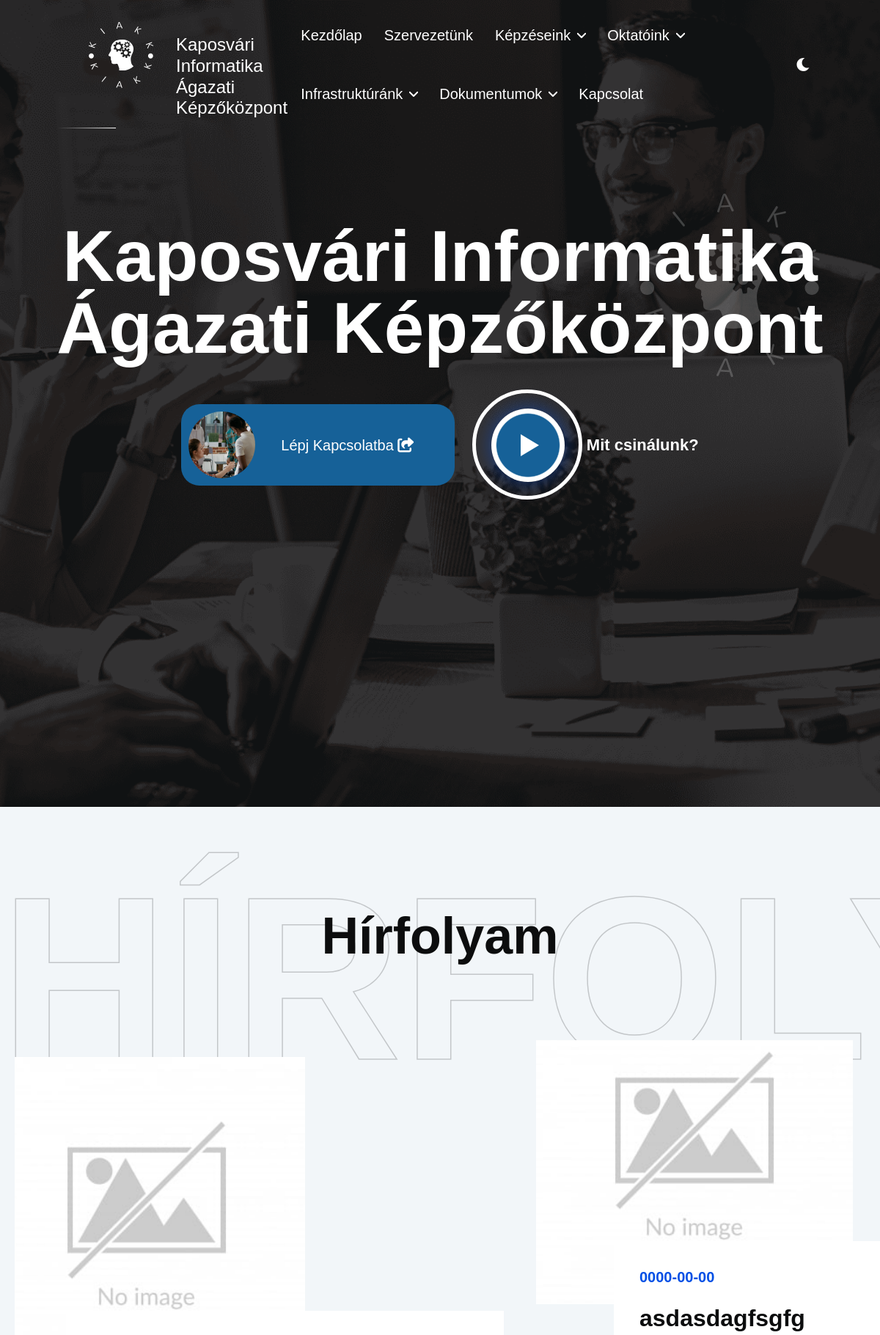
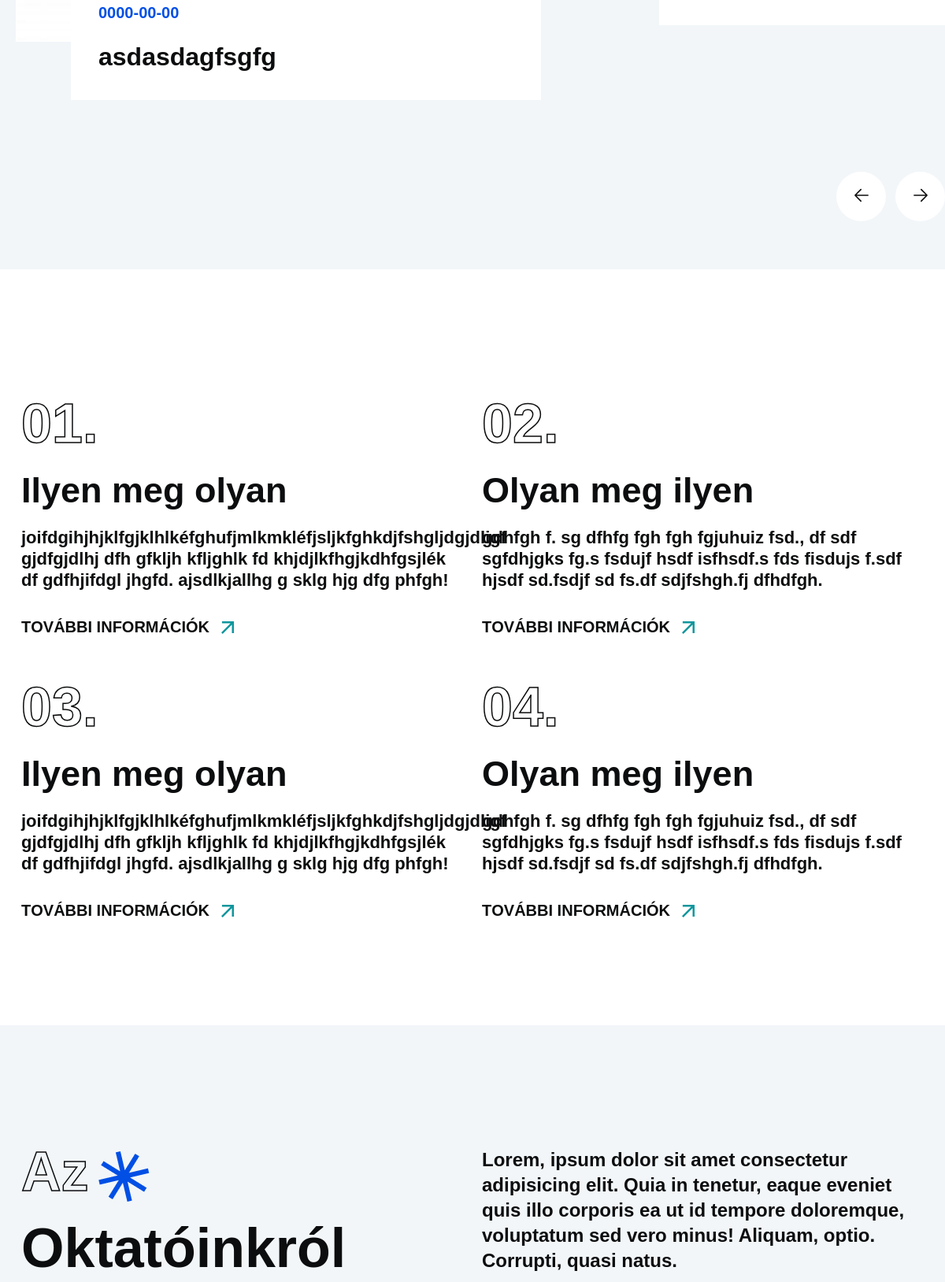
The page / (upper part) on the database its author committed (2 pictures, top to bottom).
### tables this page shows
CREATE TABLE `news` (
  `id` int(11) NOT NULL,
  `title` varchar(255) NOT NULL,
  `description` longtext NOT NULL,
  `cover_img` varchar(255) NOT NULL,
  `date` date NOT NULL DEFAULT current_timestamp()
);

CREATE TABLE `courses` (
  `id` int(11) NOT NULL,
  `title` varchar(255) NOT NULL,
  `short_description` varchar(255) NOT NULL,
  `long_description` longtext NOT NULL
);

### index.php (the view, shortened to what this page needs)
<!DOCTYPE html>
<html lang="hu">
<?php require_once("dashboard/config.php");
  function sqlQuery($sql) {
    $conn = new mysqli(DB_HOST, DB_USERNAME, DB_PASSWORD, DB_NAME);
    $result = $conn->query($sql);
    return $result;
  };
  function getPicture($img, $count) {
    if ($count != 1){
      if ($img) {
        for ($i = 0; count($img)-1; $i++) {
          $img[$i] = "dashboard/".$img[$i];
        }
        return $img;
      } else {
        for ($i = 0; count($img)-1; $i++) {
          $img[$i] = "assets/imgs/no-img.jpg";
        }
        return $img;
      }
    } else {
      if ($img) {
        return "dashhboard/".$img;
      } else {
        return "assets/imgs/no-img.jpg";
      }
    }
  };
?>
<?php require_once('components/head.php'); ?>
<body>
      <?php require_once('components/loader.php'); ?>
      <?php require_once('components/mobile-menu.php'); ?>
      <?php require_once('components/header.php'); ?>
      <main class="main">
        <section class="section banner-mode-4 bg-900">
          <div class="banner-homepage4">
            <div class="banner-icon-2 shape-3"></div>
            <div class="container">
              <div class="text-center">
                <h2 class="display-5 color-white mb-55 fadeInUp">Kaposvári Informatika<br class="d-none d-lg-block">Ágazati Képzőközpont</h2>
                <div class="d-flex justify-content-center fadeInUp get-quote"><a class="d-inline-block align-middle mr-50" href="contact.php">
                    <div class="box-get-quote parallax-item">
                      <div class="img-quote img-zoom-in"><img src="assets/imgs/page/homepage1/img-get-quote.png" alt="neuron"></div>
                      <div class="info-quote"><span class="font-xl mr-15">Lépj Kapcsolatba <i class="fa-solid fa-share-from-square"></i></span></div>
                    </div></a>
                  <div class="d-flex align-items-center"><a class="play-btn popup-youtube" href="https://www.youtube.com/watch?v=sVPYIRF9RCQ"></a>
                    <h5 class="ml-30 color-white play-text">Mit csinálunk?</h5>
                  </div>
                </div>
              </div>
            </div>
          </div>
        </section>
        <section class="section is-mode">
          <div class="box-blogs bg-100">
            <div class="container">
              <h1 class="color-900 mb-95 text-center">Hírfolyam</h1>
              <div class="text-blog-big stroke-900 no-stroke scroll-move-left">Hírfolyam</div>
            </div>
            <div class="box-blog-slider">
              <div class="box-swiper">
                <div class="swiper-container swiper-group-3-customer blogs-slider">
                  <div class="swiper-wrapper">
                    <?php
                      $news = sqlQuery("SELECT * FROM news");
                      if ($news->num_rows > 0) {
                        while ($news_e = $news->fetch_assoc()) {
                          $cover_img = getPicture($news_e["cover_img"], 1);
                          echo '<div class="swiper-slide">
                                  <div class="cardBlog">
                                    <div class="cardImage"><a href="#"><img class="parallax-image" src="'.$cover_img.'" alt="'.$news_e["title"].' cikk borítóképe"></a></div>
                                    <div class="cardInfo scroll-move-up-2"><a class="tag-link" href="#">'.$news_e["date"].'</a><a class="link-blog" href="#">
                                    <h4 class="color-light-900 text-opacity">'.$news_e["title"].'</h4></a></div>
                                  </div>
                                </div>';
                        }
                      }
                    ?>
                  </div>
                  <div class="box-button-slider-bottom">
                    <div class="swiper-button-prev swiper-button-prev-group-4 swiper-button-prev-style1">
                      <svg class="icon-16" fill="none" stroke="currentColor" stroke-width="1.5" viewbox="0 0 24 24" xmlns="http://www.w3.org/2000/svg" aria-hidden="true">
                        <path stroke-linecap="round" stroke-linejoin="round" d="M19.5 12h-15m0 0l6.75 6.75M4.5 12l6.75-6.75"></path>
                      </svg>
                    </div>
                    <div class="swiper-button-next swiper-button-next-group-4 swiper-button-next-style1">
                      <svg class="icon-16" fill="none" stroke="currentColor" stroke-width="1.5" viewbox="0 0 24 24" xmlns="http://www.w3.org/2000/svg" aria-hidden="true">
                        <path stroke-linecap="round" stroke-linejoin="round" d="M4.5 12h15m0 0l-6.75-6.75M19.5 12l-6.75 6.75"></path>
                      </svg>
                    </div>
                  </div>
                </div>
              </div>
            </div>
          </div>
        </section>
        <section class="section block-section-2 is-mode bg-0" id="kepzesek">
          <div class="container">
            <div class="row">
              <?php
              $courses = sqlQuery("SELECT * FROM courses");
              if ($courses->num_rows>0) {
                $count = 1;
                while ($course = $courses->fetch_assoc()) {
                  $to_print_counter = $count;
                  if ($count < 10) {
                    $to_print_counter = "0".$count;
                  }
                  $count += 1;
                  echo '<div class="col-lg-6">
                          <div class="card-feature-3 parallax-item">
                            <h2 class="card-steps heading-1 stroke stroke-900 grow-up">'.$to_print_counter.'.</h2>
                            <h3 class="card-title color-900 text-up">'.$course["title"].'</h3>
                            <h5 class="card-desc color-900 text-opacity">'.$course["short_description"].'</h5>
                            <div class="card-link d-flex"><a class="font-xl-bold color-900 link-text link-effect">TOVÁBBI INFORMÁCIÓK</a><img class="ml-15" src="assets/imgs/template/icons/arrow.svg" alt="neuron"></div>
                          </div>
                        </div>';
                }
              }
              ?>
          </div>
        </section>
        <section class="section is-mode" id="oktatok">
          <div class="box-services box-about bg-100">
            <div class="container">
              <div class="row align-items-center">
                <div class="col-lg-6">
                  <h1 class="title-left text-up"><span class="stroke-900 no-stroke">Az</span><img class="d-inline-block align-middle" src="assets/imgs/page/homepage1/icon-project.png" alt="neuron"></h1>
                  <h1 class="title-left text-up"><span class="color-900">Oktatóinkról</span></h1>
                </div>
                <div class="col-lg-6">
                  <p class="font-2xl-bold color-900 text-opacity">Lorem, ipsum dolor sit amet consectetur adipisicing elit. Quia in tenetur, eaque eveniet quis illo corporis ea ut id tempore doloremque, voluptatum sed vero minus! Aliquam, optio. Corrupti, quasi natus.</p>
                </div>
              </div>
            </div>
          </div>
        </section>
  </div>
  </body>
</html>

### components/head.php (shortened to what this page needs)
<head>
    <link href="assets/css/style.css?v=2.0.0" rel="stylesheet">
</head>

### components/loader.php (shortened to what this page needs)
<body class="dark-mode page-transition alith-magic-cursor">

### components/mobile-menu.php (shortened to what this page needs)
<div class="scroll-container" id="scroll-container">

### components/header.php (shortened to what this page needs)
<header class="header sticky-bar">
        <div class="container-fluid">
          <div class="main-header">
            <div class="header-logo parallax-item"><a class="d-flex cursor-scale small" href="index.php"><img alt="neuron" src="assets/imgs/template/logo.svg" width="90px" height="90px"><span class="logo-text">Kaposvári Informatika <br>Ágazati Képzőközpont</span></a></div>
            <div class="header-menu">
              <div class="header-nav">
                <nav class="nav-main-menu d-none d-xl-block">
                  <ul class="main-menu">
                    <li><a href="index.php">Kezdőlap</a></li>
                    <li><a href="#">Szervezetünk</a></li>
                    <li class="has-children"><a href="#kepzesek">Képzéseink</a>
                    </li>
                    <li class="has-children"><a href="#oktatok">Oktatóink</a>
                    </li>
                    <li class="has-children"><a href="#infrastruktura">Infrastruktúránk</a>
                    </li>
                    <li class="has-children"><a href="#">Dokumentumok</a>
                    </li>
                    <li><a href="contact.php">Kapcsolat</a></li>
                  </ul>
                </nav>
              </div>
            </div>
            <div class="header-account d-flex"><a class="dark-light-mode dark-mode" href="#"></a>
            </div>
          </div>
        </div><span class="comet-horizontal"></span>
      </header>

### rows shown on the page
news: date "0000-00-00", title "asdasdagfsgfg"
news: date "0000-00-00", title "asdasdagfsgfg"
courses: title "Ilyen meg olyan", short_description "joifdgihjhjklfgjklhlkéfghufjmlkmkléfjsljkfghkdjfshgljdgjdligf gjdfgjdlhj dfh gfkljh kfljghlk fd khjdjlkfhgjkdhfgsjlék df gdfhjifdgl jhgfd. ajsdlkjallhg g sklg hjg dfg phfgh!"
courses: title "Olyan meg ilyen", short_description "gdhfgh f. sg dfhfg fgh fgh fgjuhuiz fsd., df sdf sgfdhjgks fg.s fsdujf hsdf isfhsdf.s fds fisdujs f.sdf hjsdf sd.fsdjf sd fs.df sdjfshgh.fj dfhdfgh."
courses: title "Ilyen meg olyan", short_description "joifdgihjhjklfgjklhlkéfghufjmlkmkléfjsljkfghkdjfshgljdgjdligf gjdfgjdlhj dfh gfkljh kfljghlk fd khjdjlkfhgjkdhfgsjlék df gdfhjifdgl jhgfd. ajsdlkjallhg g sklg hjg dfg phfgh!"
courses: title "Olyan meg ilyen", short_description "gdhfgh f. sg dfhfg fgh fgh fgjuhuiz fsd., df sdf sgfdhjgks fg.s fsdujf hsdf isfhsdf.s fds fisdujs f.sdf hjsdf sd.fsdjf sd fs.df sdjfshgh.fj dfhdfgh."
